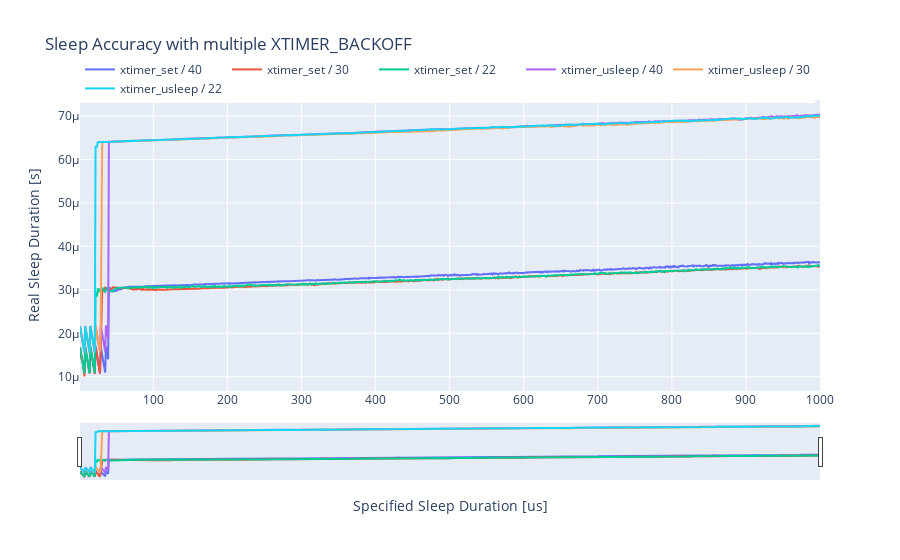

The notebook cell this image was saved under:
### Code cell
import plotly.graph_objects as go

xtimer_set_traces = []
xtimer_usleep_traces = []
for backoff in sleep_accuracy['backoff'].unique():
    xtimer_set = sleep_accuracy.loc[sleep_accuracy['type'] == 'xtimer_set']
    data = xtimer_set[xtimer_set['backoff'] == backoff]
    xtimer_set_traces.append(go.Scatter(x=data['duration'], y=data['mean'], name=f'xtimer_set / {backoff}'))

    xtimer_set = sleep_accuracy.loc[sleep_accuracy['type'] == 'xtimer_usleep']
    data = xtimer_set[xtimer_set['backoff'] == backoff]
    xtimer_usleep_traces.append(go.Scatter(x=data['duration'], y=data['mean'], name=f'xtimer_usleep / {backoff}'))


sleep_accuracy_fig = go.Figure()
sleep_accuracy_fig.add_traces(xtimer_set_traces)
sleep_accuracy_fig.add_traces(xtimer_usleep_traces)
sleep_accuracy_fig.update_layout(
    title="Sleep Accuracy with multiple XTIMER_BACKOFF",
    xaxis_title="Specified Sleep Duration [us]",
    yaxis_title="Real Sleep Duration [s]",
)

# add range slider
sleep_accuracy_fig.update_layout(
    xaxis=dict(
        rangeslider=dict(
            visible=True,
        )
    )
)

sleep_accuracy_fig.update_layout(legend=dict(orientation="h",yanchor="bottom",y=0.99))
sleep_accuracy_fig.write_html("docs/sleep_accuracy.html")
sleep_accuracy_fig.show()

### Figure 1 — Plotly figure (JSON) as saved in the notebook; plotly's stock layout.template omitted (floating-point values rounded to 4 significant figures; data arrays with more than 128 entries replaced by an {"elided": "..."} marker saying what was removed)
{"data": [{"name": "xtimer_set / 40", "type": "scatter", "x": {"elided": "1000 str values"}, "y": {"elided": "1000 float values"}}, {"name": "xtimer_set / 30", "type": "scatter", "x": {"elided": "1000 str values"}, "y": {"elided": "1000 float values"}}, {"name": "xtimer_set / 22", "type": "scatter", "x": {"elided": "1000 str values"}, "y": {"elided": "1000 float values"}}, {"name": "xtimer_usleep / 40", "type": "scatter", "x": {"elided": "1000 str values"}, "y": {"elided": "1000 float values"}}, {"name": "xtimer_usleep / 30", "type": "scatter", "x": {"elided": "1000 str values"}, "y": {"elided": "1000 float values"}}, {"name": "xtimer_usleep / 22", "type": "scatter", "x": {"elided": "1000 str values"}, "y": {"elided": "1000 float values"}}], "layout": {"legend": {"orientation": "h", "y": 0.99, "yanchor": "bottom"}, "title": {"text": "Sleep Accuracy with multiple XTIMER_BACKOFF"}, "xaxis": {"rangeslider": {"visible": true}, "title": {"text": "Specified Sleep Duration [us]"}}, "yaxis": {"title": {"text": "Real Sleep Duration [s]"}}}}
